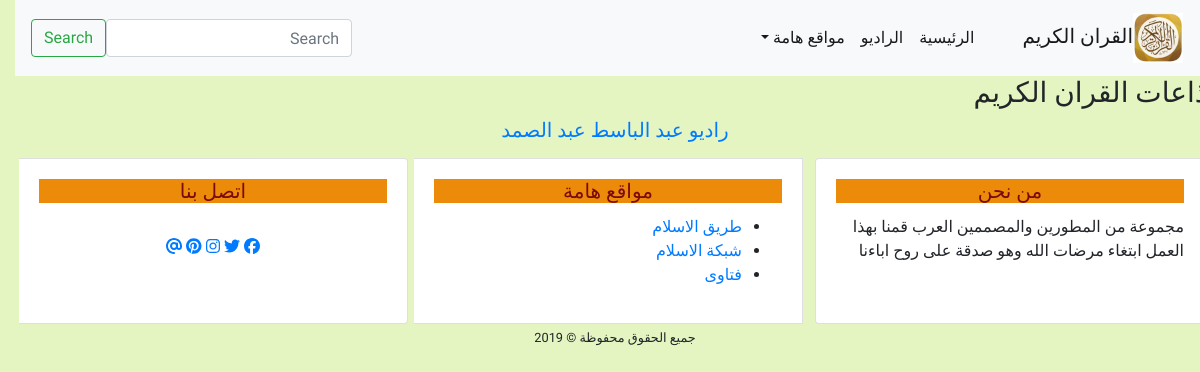
The app's page /radio, older data.
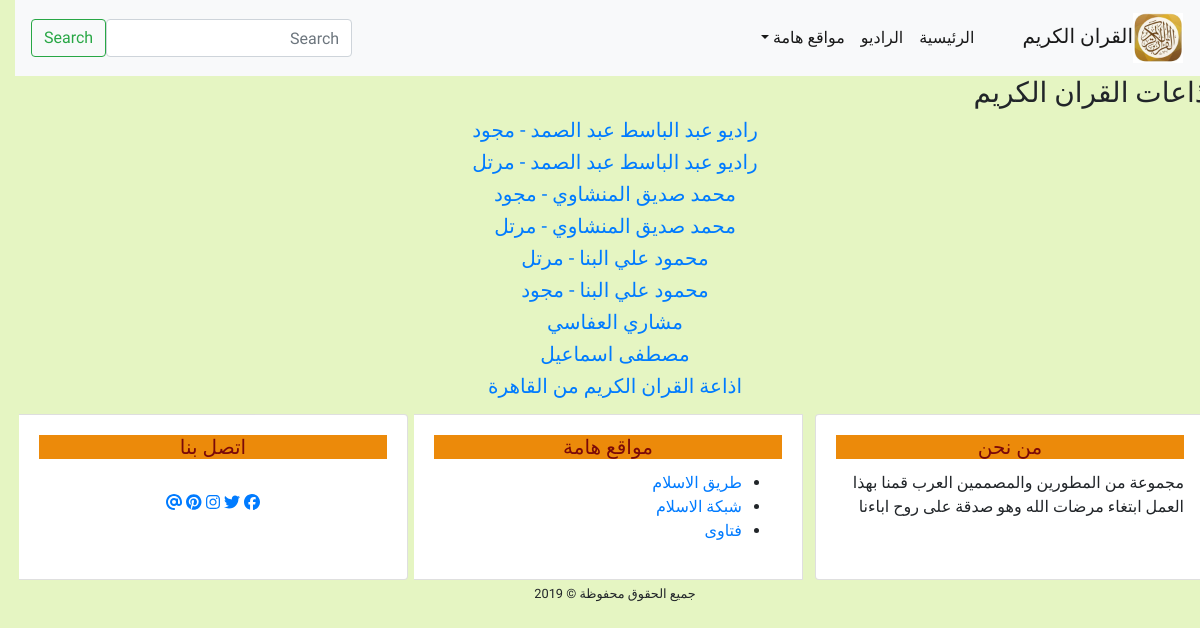
The same page, newer data.
### app/models.py (models this page shows, shortened)
class Radio(models.Model):
    title= models.CharField(max_length=100)
    path= models.CharField(max_length=100)

### app/views.py (the view)
# urls.py: path('radio', views.radioview, name='radio'),
def radioview(request):
    radios= Radio.objects.all()
    context={
        'title':'الراديو',
        'radios':radios,
    }
    return render(request, 'app/radio.html', context)

### app/templates/app/radio.html
{% extends 'app/base.html' %}
{% block content %}
<h3>اذاعات القران الكريم</h3>
{% for radio in radios %}
<div class="sora">
    <h5  style="color: brown;" ><a href="{% url 'radioplay' radio.id %}">{{radio.title}}</a></h5>
</div>
{% endfor %}
{% endblock content %}

### app/templates/app/base.html (shortened to what this page needs)
{% load static %}
<html lang="ar">
<head>
	<link rel="stylesheet" href="https://stackpath.bootstrapcdn.com/bootstrap/4.3.1/css/bootstrap.min.css"
>
	<link rel="stylesheet" href="{% static 'css/style.css' %}">
</head>
<body>
	<nav class="navbar navbar-expand-lg navbar-light bg-light">
		<a class="navbar-brand" href="{% url 'index' %}">  <img src="{% static 'images\favicon.jpg' %}" width="50" alt="">القران الكريم </a>
		<div class="collapse navbar-collapse" id="navbarSupportedContent">
			<ul class="navbar-nav ">
				<li class="nav-item active">
					<a class="nav-link" href="{% url 'index' %}">الرئيسية <span class="sr-only">(current)</span></a>
				</li>
				<li class="nav-item active">
					<a class="nav-link" href="{% url 'radio' %}">الراديو</a>
				</li>
				<li class="nav-item dropdown active">
					<a class="nav-link dropdown-toggle" href="#" id="navbarDropdown" role="button"
						data-toggle="dropdown" aria-haspopup="true" aria-expanded="false">
						مواقع هامة
					</a>
				</li>
			</ul>
			<form class="form-inline my-2 my-lg-0 mr-auto">
				<input class="form-control mr-sm-2" type="search" placeholder="Search" aria-label="Search">
				<button class="btn btn-outline-success my-2 my-sm-0" type="submit">Search</button>
			</form>
		</div>
	</nav>
	{% block content %}
	{% endblock content %}
	<div class="card-group">
		<div class="card">
			<div class="card-body">
				<h5 class="card-title text-center">من نحن</h5>
				<p class="card-text">مجموعة من المطورين والمصممين العرب قمنا بهذا العمل ابتغاء مرضات الله وهو صدقة على روح اباءنا</p>
			</div>
		</div>
		<div class="card">
			<div class="card-body">
				<h5 class="card-title text-center">مواقع هامة</h5>
				<ul>
					<li><a href="http://www.islamway.com" target="blank">طريق الاسلام</a></li>
					<li><a href="http://www.islamweb.com" target="blank">شبكة الاسلام</a></li>
					<li><a href="http://www.fatawa.com" target="blank">فتاوى</a></li>
				</ul>
			</div>
		</div>
		<div class="card">
			<div class="card-body">
				<h5 class="card-title text-center">اتصل بنا</h5>
				<div class="card-body text-center">
						<a href="#"><i class="fab fa-facebook"></i></a>
						<a href="#"><i class="fab fa-twitter"></i></a>
						<a href="#"><i class="fab fa-instagram"></i></a>
						<a href="#"><i class="fab fa-pinterest"></i></a>
						<a href="#"><i class="fas fa-at"></i></a>
				</div>
			</div>
		</div>
	</div>
<div class="row">
	<div class="col text-center ">
		<small>جميع الحقوق محفوظة &copy 2019</small>
	</div>
</div>
</body>
</html>

### app/static/css/style.css (style rules this page uses)
html,head,body { direction: rtl; text-align: right; font-family: 'Cairo', sans-serif; }
body { background-color: rgb(229, 245, 194); }
.card-group { margin: 2; padding: 2; }
.card-title { background-color: rgb(236, 138, 10); color: rgb(122, 9, 9); }
.card { margin: 6; }
.sora { text-align: center; color: darkred; }

Row changes from the older to the newer data that the page shows:
changed Radio: title "راديو عبد الباسط عبد الصمد" → "راديو عبد الباسط عبد الصمد - مجود"
added Radio: title "راديو عبد الباسط عبد الصمد - مرتل"
added Radio: title "محمد صديق المنشاوي - مجود"
added Radio: title "محمد صديق المنشاوي - مرتل"
added Radio: title "محمود علي البنا - مرتل"
added Radio: title "محمود علي البنا - مجود"
added Radio: title "مشاري العفاسي"
added Radio: title "مصطفى اسماعيل"
added Radio: title "اذاعة القران الكريم من القاهرة"
